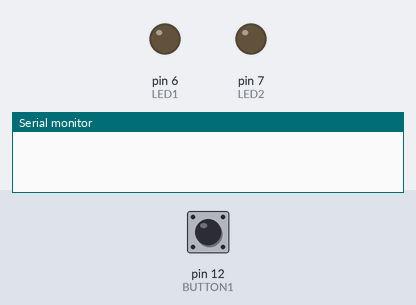
This program was run on a simulated Arduino Nano, built with avr-gcc and run on an emulated ATmega328P. Shown: output pins drawn as LEDs (lit = HIGH), the last lines printed to the serial monitor. The inputs (shaded band) are chosen by the test bench; at power-on: pin 12 (BUTTON1) HIGH.

Above: at 1.2 s.
1.3 s: pin 12 (BUTTON1) pulled LOW for 0.15 s
At 2.4 s:
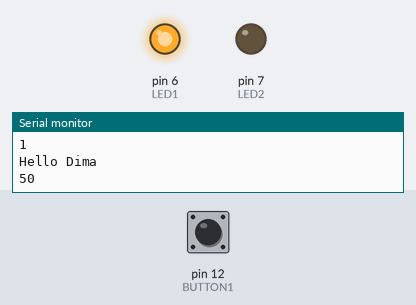
2.9 s: pin 12 (BUTTON1) pulled LOW for 1 s
At 3.7 s:
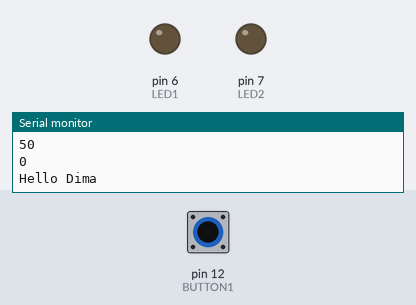
5.4 s: pin 12 (BUTTON1) pulled LOW for 3.2 s
At 5.7 s:
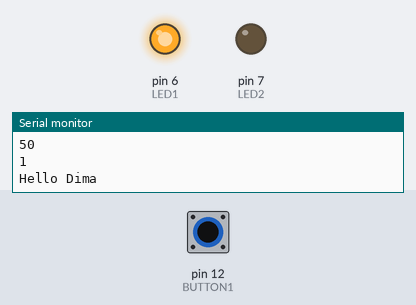
Timing chart, 0 to 8.4 s (numbered marks = the images above; inputs shaded):
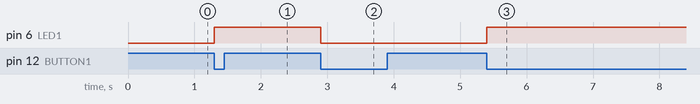

The program:

main.cpp
```cpp
#include <Arduino.h>
#include "html_File.cpp" // Інший файл


#define LED1 6
#define LED2 7
#define BUTTON1 12

// Налаштування
void setup() {
  Serial.begin(9600);

  pinMode(LED1, 1);
  pinMode(LED2, 1);
  pinMode(BUTTON1, INPUT_PULLUP);
}


boolean l_flag = 0;
boolean b_ftag = 0;
boolean button;
void but_funk(){
  button = !digitalRead(BUTTON1);
  if (button == 1 && b_ftag == 0){
    b_ftag = 1;
    l_flag = !l_flag;
    digitalWrite(LED1, l_flag);
    // digitalWrite(LED2, l_flag);
    Serial.println(l_flag);
    Serial.println(html_print_text); // Текст з іншого файлу
  }
  if (button == 0 && b_ftag == 1){
    b_ftag = 0;
    Serial.println(Limits);
    // Serial.println(html_main); // Текст з іншого файлу
  }
  delay(20);
}


void loop() {
  but_funk();
}


// // put function declarations here:
// int myFunction(int, int);
// // put your setup code here, to run once:
//   int result = myFunction(2, 3);

// // put function definitions here:
// int myFunction(int x, int y) {
//   return x + y;
// }
```

html_File.cpp
```cpp
#include <Arduino.h>

const int Limits = 50;

const String html_print_text = "Hello Dima";

const String html_main = "Hello User";
```

Measured:
- after the input at 1.3 s, pin 6 (LED1): LOW → HIGH at once
- after the input at 2.9 s, pin 6 (LED1): HIGH → LOW at once
- after the input at 5.4 s, pin 6 (LED1): LOW → HIGH at once
